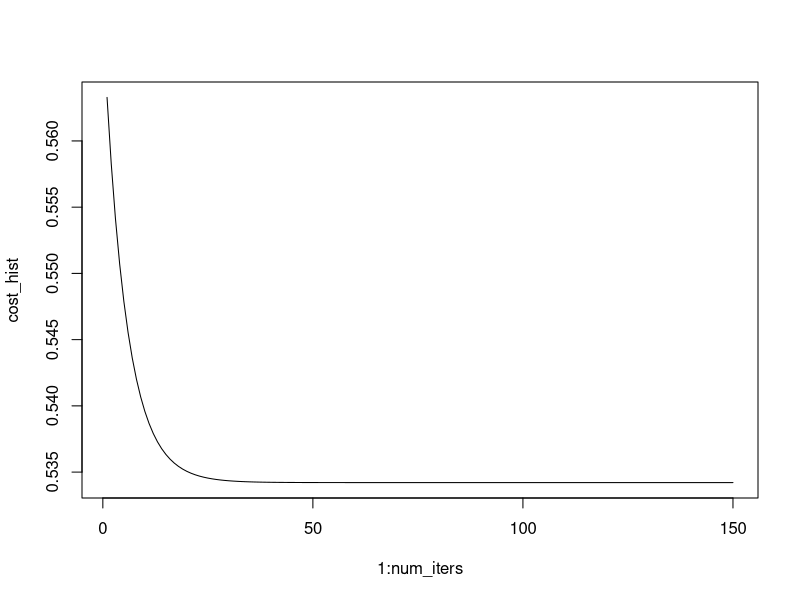

Recreate this plot in R.
## ---- chunk 1
set.seed(11)
x <- matrix(rnorm(400), ncol = 4)
y <- rnorm(100)
m <- length(y)
X<-cbind(rep(1, 100), x)
theta<-rep(0,5)
## ---- chunk 2
compCost<-function(X, y, theta){
   m <- length(y)
   J <- sum((X%*%theta- y)^2)/(2*m)
return(J)
}
## ---- chunk 3
gradDescent<-function(X, y, theta, alpha, num_iters){
       m <- length(y)
  J_hist <- rep(0, num_iters)
  for(i in 1:num_iters){

# this is a vectorized form for the gradient of the cost function
# X is a 100x5 matrix, theta is a 5x1 column vector, y is a 100x1 column vector
# X transpose is a 5x100 matrix. So t(X)%*%(X%*%theta - y) is a 5x1 column vector
    theta <- theta - alpha*(1/m)*(t(X)%*%(X%*%theta - y))
    
# this for-loop records the cost history for every iterative move of the gradient descent,
# and it is obtained for plotting number of iterations against cost history.
    J_hist[i]  <- compCost(X, y, theta)
  }
# for a R function to return two values, we need to use a list to store them:
  results<-list(theta, J_hist)
  return(results)
}
## ---- chunk 4
alpha <- .1
num_iters <- 150
results <- gradDescent(X, y, theta, alpha, num_iters)
theta <- results[[1]]
cost_hist <- results[[2]]
print(theta)
## ---- chunk 5

plot(1:num_iters, cost_hist, type = 'l')

